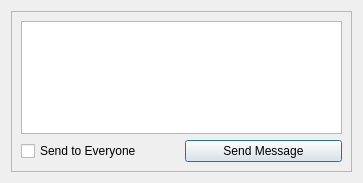
<?xml version="1.0" encoding="UTF-8"?>
<ui version="4.0">
 <class>SendMsg</class>
 <widget class="QDialog" name="SendMsg">
  <property name="geometry">
   <rect>
    <x>0</x>
    <y>0</y>
    <width>363</width>
    <height>183</height>
   </rect>
  </property>
  <property name="windowTitle">
   <string>Admin Message:</string>
  </property>
  <layout class="QGridLayout" name="gridLayout">
   <item row="0" column="0">
    <widget class="QFrame" name="frame">
     <property name="frameShape">
      <enum>QFrame::StyledPanel</enum>
     </property>
     <property name="frameShadow">
      <enum>QFrame::Raised</enum>
     </property>
     <layout class="QGridLayout" name="gridLayout_2">
      <item row="2" column="0">
       <widget class="QCheckBox" name="checkBox">
        <property name="text">
         <string>Send to Everyone</string>
        </property>
       </widget>
      </item>
      <item row="2" column="1">
       <widget class="QPushButton" name="sendMsg">
        <property name="text">
         <string>Send Message</string>
        </property>
       </widget>
      </item>
      <item row="0" column="0" rowspan="2" colspan="2">
       <widget class="QTextEdit" name="msgEditor"/>
      </item>
     </layout>
    </widget>
   </item>
  </layout>
 </widget>
 <resources/>
 <connections/>
</ui>
